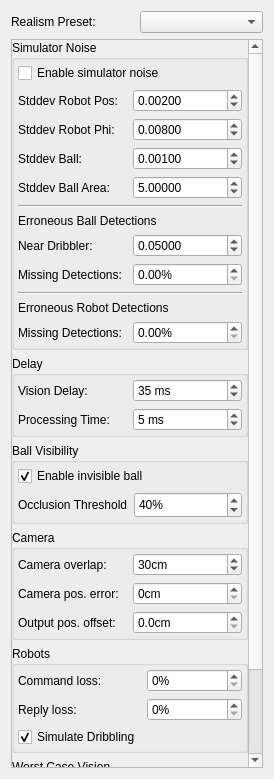
<?xml version="1.0" encoding="UTF-8"?>
<ui version="4.0">
 <class>SimulatorConfigWidget</class>
 <widget class="QWidget" name="SimulatorConfigWidget">
  <property name="geometry">
   <rect>
    <x>0</x>
    <y>0</y>
    <width>274</width>
    <height>779</height>
   </rect>
  </property>
  <property name="windowTitle">
   <string>Form</string>
  </property>
  <layout class="QGridLayout" name="gridLayout_6">
   <item row="0" column="1">
    <widget class="QComboBox" name="realismPreset"/>
   </item>
   <item row="1" column="0" colspan="2">
    <widget class="QScrollArea" name="scrollArea">
     <property name="frameShadow">
      <enum>QFrame::Plain</enum>
     </property>
     <property name="widgetResizable">
      <bool>true</bool>
     </property>
     <widget class="QWidget" name="scrollAreaWidgetContents">
      <property name="geometry">
       <rect>
        <x>0</x>
        <y>0</y>
        <width>240</width>
        <height>852</height>
       </rect>
      </property>
      <layout class="QGridLayout" name="gridLayout_5">
       <property name="leftMargin">
        <number>0</number>
       </property>
       <property name="topMargin">
        <number>0</number>
       </property>
       <property name="rightMargin">
        <number>0</number>
       </property>
       <property name="bottomMargin">
        <number>0</number>
       </property>
       <item row="3" column="0">
        <widget class="QGroupBox" name="groupBox_4">
         <property name="title">
          <string>Camera</string>
         </property>
         <layout class="QGridLayout" name="gridLayout_3">
          <property name="leftMargin">
           <number>3</number>
          </property>
          <property name="topMargin">
           <number>3</number>
          </property>
          <property name="rightMargin">
           <number>3</number>
          </property>
          <property name="bottomMargin">
           <number>3</number>
          </property>
          <item row="1" column="0">
           <widget class="QLabel" name="label_10">
            <property name="text">
             <string>Camera pos. error:</string>
            </property>
           </widget>
          </item>
          <item row="0" column="1">
           <widget class="QSpinBox" name="spinCameraOverlap">
            <property name="suffix">
             <string>cm</string>
            </property>
            <property name="maximum">
             <number>200</number>
            </property>
            <property name="value">
             <number>30</number>
            </property>
           </widget>
          </item>
          <item row="1" column="1">
           <widget class="QSpinBox" name="spinCameraPositionError">
            <property name="toolTip">
             <string>The reported camera pos is offset into a pre-defined direction by this amount</string>
            </property>
            <property name="suffix">
             <string>cm</string>
            </property>
            <property name="maximum">
             <number>500</number>
            </property>
           </widget>
          </item>
          <item row="0" column="0">
           <widget class="QLabel" name="overlapLabel">
            <property name="text">
             <string>Camera overlap:</string>
            </property>
           </widget>
          </item>
          <item row="2" column="0">
           <widget class="QLabel" name="label_16">
            <property name="text">
             <string>Output pos. offset:</string>
            </property>
           </widget>
          </item>
          <item row="2" column="1">
           <widget class="QDoubleSpinBox" name="spinPositionOffset">
            <property name="suffix">
             <string>cm</string>
            </property>
            <property name="decimals">
             <number>1</number>
            </property>
            <property name="singleStep">
             <double>0.500000000000000</double>
            </property>
           </widget>
          </item>
         </layout>
        </widget>
       </item>
       <item row="2" column="0">
        <widget class="QGroupBox" name="groupBox">
         <property name="title">
          <string>Ball Visibility</string>
         </property>
         <property name="flat">
          <bool>false</bool>
         </property>
         <property name="checkable">
          <bool>false</bool>
         </property>
         <layout class="QVBoxLayout" name="verticalLayout_2">
          <property name="leftMargin">
           <number>3</number>
          </property>
          <property name="topMargin">
           <number>3</number>
          </property>
          <property name="rightMargin">
           <number>3</number>
          </property>
          <property name="bottomMargin">
           <number>3</number>
          </property>
          <item>
           <layout class="QVBoxLayout" name="verticalLayout">
            <item>
             <widget class="QCheckBox" name="chkEnableInvisibleBall">
              <property name="text">
               <string>Enable invisible ball</string>
              </property>
              <property name="checked">
               <bool>true</bool>
              </property>
             </widget>
            </item>
            <item>
             <layout class="QHBoxLayout" name="horizontalLayout_2">
              <item>
               <widget class="QLabel" name="ballVisibilityThresholdLabel">
                <property name="text">
                 <string>Occlusion Threshold</string>
                </property>
               </widget>
              </item>
              <item>
               <widget class="QSpinBox" name="spinBallVisibilityThreshold">
                <property name="minimumSize">
                 <size>
                  <width>98</width>
                  <height>26</height>
                 </size>
                </property>
                <property name="suffix">
                 <string>%</string>
                </property>
                <property name="minimum">
                 <number>10</number>
                </property>
                <property name="maximum">
                 <number>100</number>
                </property>
                <property name="value">
                 <number>40</number>
                </property>
               </widget>
              </item>
             </layout>
            </item>
           </layout>
          </item>
         </layout>
        </widget>
       </item>
       <item row="4" column="0">
        <widget class="QGroupBox" name="groupBox_5">
         <property name="title">
          <string>Robots</string>
         </property>
         <layout class="QGridLayout" name="gridLayout_4">
          <property name="leftMargin">
           <number>3</number>
          </property>
          <property name="topMargin">
           <number>3</number>
          </property>
          <property name="rightMargin">
           <number>3</number>
          </property>
          <property name="bottomMargin">
           <number>3</number>
          </property>
          <item row="0" column="0">
           <widget class="QLabel" name="label_11">
            <property name="text">
             <string>Command loss:</string>
            </property>
           </widget>
          </item>
          <item row="1" column="1">
           <widget class="QSpinBox" name="spinReplyLoss">
            <property name="toolTip">
             <string>The percentage of radio reply packets sent by the robots that get lost on the way to the computer</string>
            </property>
            <property name="suffix">
             <string>%</string>
            </property>
           </widget>
          </item>
          <item row="0" column="1">
           <widget class="QSpinBox" name="spinPacketLoss">
            <property name="toolTip">
             <string>The percentage of command packets sent by the strategy that disappear in the ether</string>
            </property>
            <property name="suffix">
             <string>%</string>
            </property>
           </widget>
          </item>
          <item row="1" column="0">
           <widget class="QLabel" name="label_12">
            <property name="text">
             <string>Reply loss:</string>
            </property>
           </widget>
          </item>
          <item row="2" column="0">
           <widget class="QCheckBox" name="chkSimulateDribbling">
            <property name="text">
             <string>Simulate Dribbling</string>
            </property>
            <property name="checked">
             <bool>true</bool>
            </property>
           </widget>
          </item>
         </layout>
        </widget>
       </item>
       <item row="0" column="0">
        <widget class="QGroupBox" name="groupBox_2">
         <property name="title">
          <string>Simulator Noise</string>
         </property>
         <layout class="QGridLayout" name="gridLayout">
          <property name="leftMargin">
           <number>3</number>
          </property>
          <property name="topMargin">
           <number>3</number>
          </property>
          <property name="rightMargin">
           <number>3</number>
          </property>
          <property name="bottomMargin">
           <number>3</number>
          </property>
          <item row="6" column="0">
           <widget class="Line" name="line_2">
            <property name="orientation">
             <enum>Qt::Horizontal</enum>
            </property>
           </widget>
          </item>
          <item row="2" column="0">
           <widget class="Line" name="line">
            <property name="orientation">
             <enum>Qt::Horizontal</enum>
            </property>
           </widget>
          </item>
          <item row="4" column="0">
           <layout class="QHBoxLayout" name="horizontalLayout_9">
            <item>
             <widget class="QLabel" name="label_8">
              <property name="text">
               <string>Near Dribbler:</string>
              </property>
             </widget>
            </item>
            <item>
             <widget class="QDoubleSpinBox" name="spinDribblerBallDetections">
              <property name="toolTip">
               <string>Erroneous ball detections per second per robot. Will occur at the edge of a robots dribbler.</string>
              </property>
              <property name="decimals">
               <number>5</number>
              </property>
              <property name="maximum">
               <double>100.000000000000000</double>
              </property>
              <property name="singleStep">
               <double>0.010000000000000</double>
              </property>
              <property name="value">
               <double>0.050000000000000</double>
              </property>
             </widget>
            </item>
           </layout>
          </item>
          <item row="1" column="0">
           <layout class="QHBoxLayout" name="horizontalLayout_3">
            <item>
             <widget class="QLabel" name="label_7">
              <property name="text">
               <string>Stddev Ball Area:</string>
              </property>
             </widget>
            </item>
            <item>
             <widget class="QDoubleSpinBox" name="spinStdDevBallArea">
              <property name="decimals">
               <number>5</number>
              </property>
              <property name="maximum">
               <double>50.000000000000000</double>
              </property>
              <property name="singleStep">
               <double>0.100000000000000</double>
              </property>
              <property name="value">
               <double>5.000000000000000</double>
              </property>
             </widget>
            </item>
           </layout>
          </item>
          <item row="3" column="0">
           <widget class="QLabel" name="label_9">
            <property name="text">
             <string>Erroneous Ball Detections</string>
            </property>
           </widget>
          </item>
          <item row="0" column="0">
           <layout class="QVBoxLayout" name="verticalLayout_3">
            <item>
             <widget class="QCheckBox" name="chkEnableNoise">
              <property name="text">
               <string>Enable simulator noise</string>
              </property>
             </widget>
            </item>
            <item>
             <layout class="QHBoxLayout" name="horizontalLayout_5">
              <item>
               <widget class="QLabel" name="label_3">
                <property name="text">
                 <string>Stddev Robot Pos:</string>
                </property>
               </widget>
              </item>
              <item>
               <widget class="QDoubleSpinBox" name="spinStddevRobotPos">
                <property name="decimals">
                 <number>5</number>
                </property>
                <property name="maximum">
                 <double>1.000000000000000</double>
                </property>
                <property name="singleStep">
                 <double>0.001000000000000</double>
                </property>
                <property name="value">
                 <double>0.002000000000000</double>
                </property>
               </widget>
              </item>
             </layout>
            </item>
            <item>
             <layout class="QHBoxLayout" name="horizontalLayout_6">
              <item>
               <widget class="QLabel" name="label_4">
                <property name="text">
                 <string>Stddev Robot Phi:</string>
                </property>
               </widget>
              </item>
              <item>
               <widget class="QDoubleSpinBox" name="spinStddevRobotPhi">
                <property name="decimals">
                 <number>5</number>
                </property>
                <property name="maximum">
                 <double>1.000000000000000</double>
                </property>
                <property name="singleStep">
                 <double>0.001000000000000</double>
                </property>
                <property name="value">
                 <double>0.008000000000000</double>
                </property>
               </widget>
              </item>
             </layout>
            </item>
            <item>
             <layout class="QHBoxLayout" name="horizontalLayout_4">
              <item>
               <widget class="QLabel" name="label_2">
                <property name="text">
                 <string>Stddev Ball:</string>
                </property>
               </widget>
              </item>
              <item>
               <widget class="QDoubleSpinBox" name="spinStddevBall">
                <property name="decimals">
                 <number>5</number>
                </property>
                <property name="maximum">
                 <double>1.000000000000000</double>
                </property>
                <property name="singleStep">
                 <double>0.001000000000000</double>
                </property>
                <property name="value">
                 <double>0.001000000000000</double>
                </property>
               </widget>
              </item>
             </layout>
            </item>
           </layout>
          </item>
          <item row="8" column="0">
           <layout class="QHBoxLayout" name="horizontalLayout_10">
            <item>
             <widget class="QLabel" name="label_18">
              <property name="text">
               <string>Missing Detections:</string>
              </property>
             </widget>
            </item>
            <item>
             <widget class="QDoubleSpinBox" name="spinMissingRobotDetections">
              <property name="suffix">
               <string>%</string>
              </property>
              <property name="singleStep">
               <double>0.500000000000000</double>
              </property>
             </widget>
            </item>
           </layout>
          </item>
          <item row="7" column="0">
           <widget class="QLabel" name="label_17">
            <property name="text">
             <string>Erroneous Robot Detections</string>
            </property>
           </widget>
          </item>
          <item row="5" column="0">
           <layout class="QHBoxLayout" name="horizontalLayout">
            <item>
             <widget class="QLabel" name="label_13">
              <property name="text">
               <string>Missing Detections:</string>
              </property>
             </widget>
            </item>
            <item>
             <widget class="QDoubleSpinBox" name="spinMissingDetections">
              <property name="suffix">
               <string>%</string>
              </property>
              <property name="singleStep">
               <double>0.500000000000000</double>
              </property>
             </widget>
            </item>
           </layout>
          </item>
         </layout>
        </widget>
       </item>
       <item row="1" column="0">
        <widget class="QGroupBox" name="groupBox_6">
         <property name="title">
          <string>Delay</string>
         </property>
         <layout class="QGridLayout" name="gridLayout_7">
          <property name="leftMargin">
           <number>3</number>
          </property>
          <property name="topMargin">
           <number>3</number>
          </property>
          <property name="rightMargin">
           <number>3</number>
          </property>
          <property name="bottomMargin">
           <number>3</number>
          </property>
          <item row="0" column="0">
           <widget class="QLabel" name="label_14">
            <property name="toolTip">
             <string>System delay + processing time should equal vision delay!</string>
            </property>
            <property name="text">
             <string>Vision Delay:</string>
            </property>
           </widget>
          </item>
          <item row="0" column="1">
           <widget class="QSpinBox" name="spinVisionDelay">
            <property name="suffix">
             <string> ms</string>
            </property>
            <property name="value">
             <number>35</number>
            </property>
           </widget>
          </item>
          <item row="1" column="0">
           <widget class="QLabel" name="label_15">
            <property name="text">
             <string>Processing Time:</string>
            </property>
           </widget>
          </item>
          <item row="1" column="1">
           <widget class="QSpinBox" name="spinProcessingTime">
            <property name="suffix">
             <string> ms</string>
            </property>
            <property name="value">
             <number>5</number>
            </property>
           </widget>
          </item>
         </layout>
        </widget>
       </item>
       <item row="5" column="0">
        <widget class="QGroupBox" name="groupBox_3">
         <property name="title">
          <string>Worst Case Vision</string>
         </property>
         <layout class="QGridLayout" name="gridLayout_2">
          <property name="leftMargin">
           <number>3</number>
          </property>
          <property name="topMargin">
           <number>3</number>
          </property>
          <property name="rightMargin">
           <number>3</number>
          </property>
          <property name="bottomMargin">
           <number>3</number>
          </property>
          <item row="0" column="0">
           <layout class="QVBoxLayout" name="verticalLayout_4">
            <item>
             <widget class="QCheckBox" name="enableWorstCaseVision">
              <property name="text">
               <string>Enable worst case vision</string>
              </property>
             </widget>
            </item>
            <item>
             <layout class="QHBoxLayout" name="horizontalLayout_8">
              <item>
               <widget class="QLabel" name="label_6">
                <property name="text">
                 <string>Ball detections:</string>
                </property>
               </widget>
              </item>
              <item>
               <widget class="QDoubleSpinBox" name="worstCaseBallDetections">
                <property name="toolTip">
                 <string>in seconds</string>
                </property>
                <property name="decimals">
                 <number>3</number>
                </property>
                <property name="minimum">
                 <double>0.010000000000000</double>
                </property>
                <property name="maximum">
                 <double>2.000000000000000</double>
                </property>
                <property name="singleStep">
                 <double>0.010000000000000</double>
                </property>
                <property name="value">
                 <double>0.200000000000000</double>
                </property>
               </widget>
              </item>
             </layout>
            </item>
            <item>
             <layout class="QHBoxLayout" name="horizontalLayout_7">
              <item>
               <widget class="QLabel" name="label_5">
                <property name="text">
                 <string>Robot detections:</string>
                </property>
               </widget>
              </item>
              <item>
               <widget class="QDoubleSpinBox" name="worstCaseRobotDetections">
                <property name="toolTip">
                 <string>in seconds</string>
                </property>
                <property name="decimals">
                 <number>3</number>
                </property>
                <property name="minimum">
                 <double>0.010000000000000</double>
                </property>
                <property name="maximum">
                 <double>2.000000000000000</double>
                </property>
                <property name="singleStep">
                 <double>0.010000000000000</double>
                </property>
                <property name="value">
                 <double>0.500000000000000</double>
                </property>
               </widget>
              </item>
             </layout>
            </item>
           </layout>
          </item>
         </layout>
        </widget>
       </item>
      </layout>
     </widget>
    </widget>
   </item>
   <item row="0" column="0">
    <widget class="QLabel" name="label">
     <property name="text">
      <string>Realism Preset:</string>
     </property>
    </widget>
   </item>
  </layout>
 </widget>
 <resources/>
 <connections/>
</ui>
